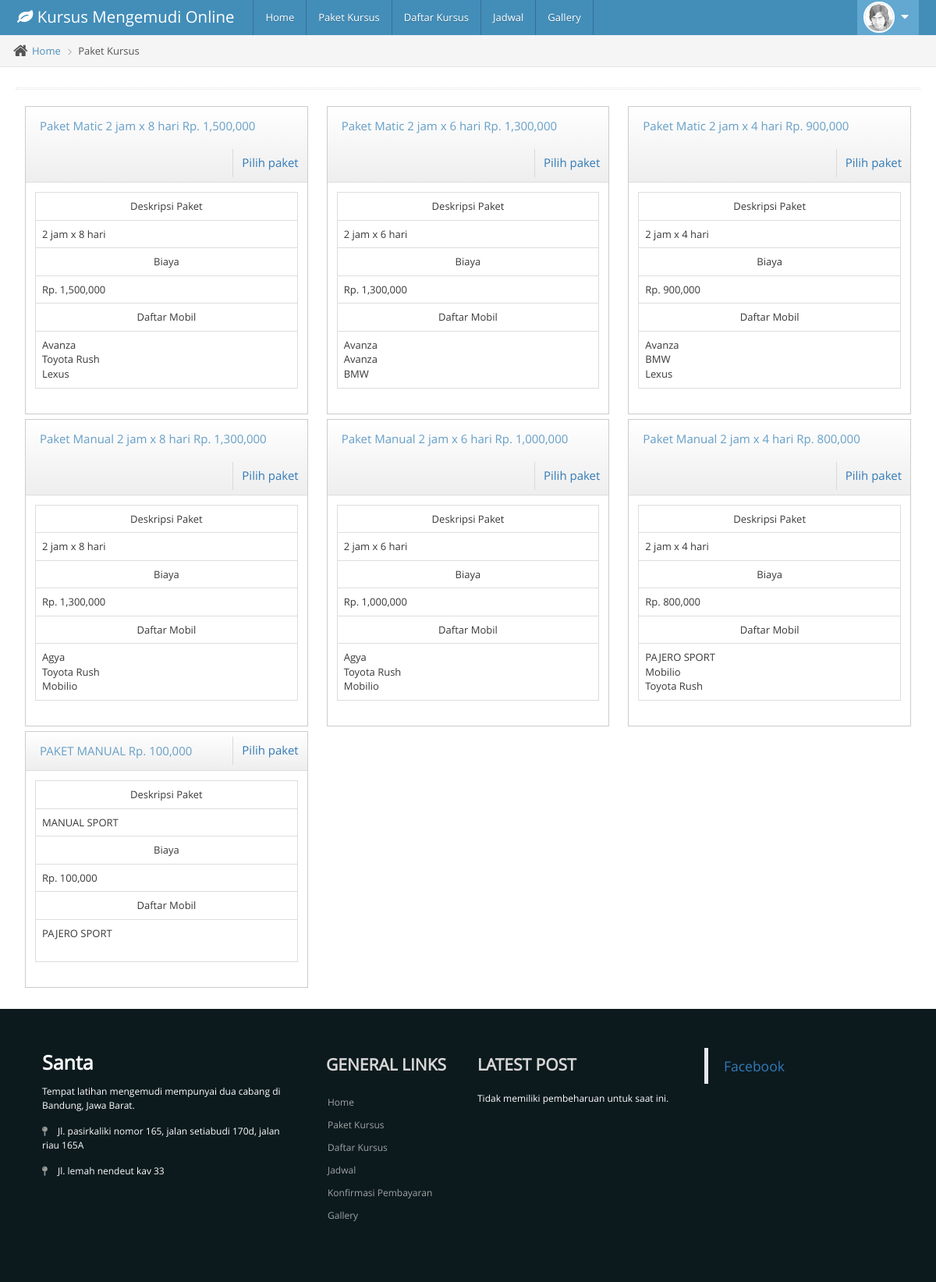
Screenshot of /front/index.php?menu=paket (signed in) with the database file from the repository.
### tables this page shows
CREATE TABLE `mst_paket` (
  `id_paket` int(11) NOT NULL,
  `nama` varchar(100) NOT NULL,
  `deskripsi` text NOT NULL,
  `biaya` double NOT NULL,
  `pertemuan` int(11) NOT NULL,
  `jenis_mobil` enum('Matic','Manual') NOT NULL,
  `kode_mobil_1` varchar(30) NOT NULL,
  `kode_mobil_2` varchar(30) NOT NULL,
  `kode_mobil_3` varchar(30) NOT NULL
);

CREATE TABLE `mst_mobil` (
  `kode_mobil` varchar(25) NOT NULL,
  `jenis_mobil` varchar(20) NOT NULL,
  `nama_mobil` varchar(50) NOT NULL,
  `tahun_mobil` int(4) NOT NULL
);

### front/paket.php (the view, shortened to what this page needs)
<div class="main-content">
				<div class="main-content-inner">
					<div class="breadcrumbs ace-save-state" id="breadcrumbs">
						<ul class="breadcrumb">
							<li>
								<i class="ace-icon fa fa-home home-icon"></i>
								<a href="#">Home</a>
							</li>
							<li class="active">Paket Kursus</li>
						</ul>
					</div>
					<div class="page-content">
						<div class="row">
							<div class="col-xs-12">
								<div class="hr hr-18 dotted hr-double"></div>
								<?php
								$query = "select *, a.nama,a.deskripsi,a.biaya, b.nama_mobil as mobil1, c.nama_mobil as mobil2 ,d.nama_mobil as mobil3
										  from mst_paket a
										  left join mst_mobil b on a.kode_mobil_1=b.kode_mobil
										  left join mst_mobil c on a.kode_mobil_2=c.kode_mobil
										  left join mst_mobil d on a.kode_mobil_3=d.kode_mobil";
								$data = mysql_query( $query) or die(mysql_error());
								while($row = mysql_fetch_array($data)){
									?>
								<div class="col-xs-12 col-sm-4 widget-container-col" id="widget-container-col-3">
									<div class="widget-box" id="widget-box-4">
										<div class="widget-header widget-header-large">
											<h5 class="widget-title"><?php echo $row['nama'];?> Rp. <?php echo number_format($row['biaya']);?></h5>
											<div class="widget-toolbar">
												<a href="index.php?menu=daftar&id_paket=<?php echo $row['id_paket'];?> ">Pilih paket</a>
											</div>
										</div>
										<div class="widget-body">
											<div class="widget-main">
													<table id="dynamic-table" class="table table-bordered table-hover">
													<tr>
														<td align="center">Deskripsi Paket</td>
													</tr>
													<tr>
														<td><?php echo $row['deskripsi'];?></td>
													</tr>
													<tr>
														<td align="center">Biaya</td>
													</tr>
													<tr>
														<td>Rp. <?php echo number_format($row['biaya']);?></td>
													</tr>
													<tr>
														<td align="center" >Daftar Mobil</td>
													</tr>
													<tr>
														<td><?php echo $row['mobil1']."<br>".$row['mobil2']."<br>".$row['mobil3'];?></td>
													</tr>
													</table>
											</div>
										</div>
									</div>
								</div>
								<?php } ?>
							</div>
						</div>
					</div>
				</div>
			</div>

### rows the page displays
mst_paket: nama "Paket Matic 2 jam x 8 hari", biaya "1,500,000", deskripsi "2 jam x 8 hari", mst_mobil.nama_mobil "Avanza", mst_mobil.nama_mobil "Toyota Rush", mst_mobil.nama_mobil "Lexus"
mst_paket: nama "Paket Matic 2 jam x 6 hari", biaya "1,300,000", deskripsi "2 jam x 6 hari", mst_mobil.nama_mobil "Avanza", mst_mobil.nama_mobil "BMW"
mst_paket: nama "Paket Matic 2 jam x 4 hari", biaya "900,000", deskripsi "2 jam x 4 hari", mst_mobil.nama_mobil "Avanza", mst_mobil.nama_mobil "BMW", mst_mobil.nama_mobil "Lexus"
mst_paket: nama "Paket Manual 2 jam x 8 hari", biaya "1,300,000", deskripsi "2 jam x 8 hari", mst_mobil.nama_mobil "Agya", mst_mobil.nama_mobil "Toyota Rush", mst_mobil.nama_mobil "Mobilio"
mst_paket: nama "Paket Manual 2 jam x 6 hari", biaya "1,000,000", deskripsi "2 jam x 6 hari", mst_mobil.nama_mobil "Agya", mst_mobil.nama_mobil "Toyota Rush", mst_mobil.nama_mobil "Mobilio"
mst_paket: nama "Paket Manual 2 jam x 4 hari", biaya "800,000", deskripsi "2 jam x 4 hari", mst_mobil.nama_mobil "PAJERO SPORT", mst_mobil.nama_mobil "Mobilio", mst_mobil.nama_mobil "Toyota Rush"
mst_paket: nama "PAKET MANUAL", biaya "100,000", deskripsi "MANUAL SPORT", mst_mobil.nama_mobil "PAJERO SPORT"
